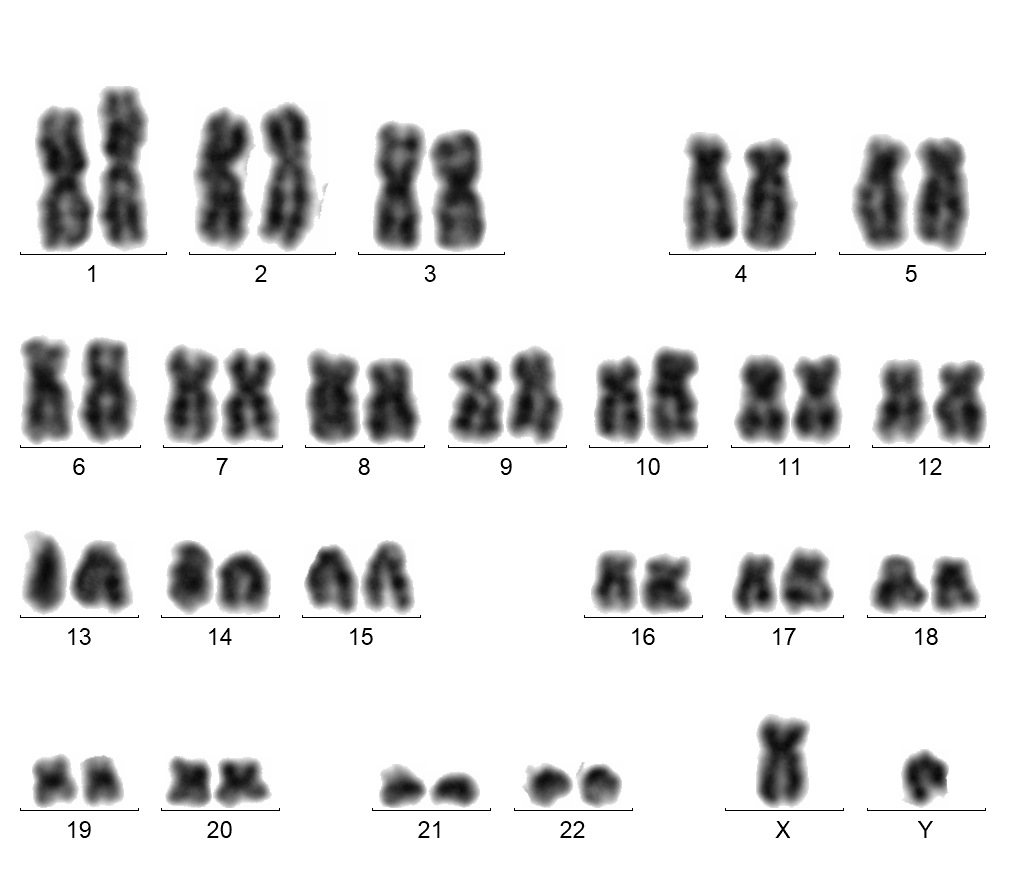
#> input picture data/image/k/8129A.001.K.TIF, 1016 x 896 px, found by its file name; its folder holds only this picture in this run
$ jupyter execute --allow-errors image_process.ipynb
#> lines starting #> are read from the running program, lines starting #| are printed output that depends on the picture; after the words box and inside, x2 and y2 are one past the last pixel; in counts of white or black regions, pixels touching at a corner belong together
### data/utils.py
import cv2
import numpy as np

# [15 lines left out: functions show_spec_area, crop_a, not called in this run]

def clean_box_num(image):
    img = image.copy()
    x, y = img.shape[:2]
    low_idxs, y_sum = [], []
    for i in range(x):
        y_sum.append(sum(img[i, :])/y)
        if y_sum[-1] < 100:
            low_idxs.append(i)

    for low_idx in low_idxs:
        img[low_idx:low_idx+40, :] = 255

    return img

# [19 lines left out: functions calc_bottom_pt, get_cls_from_pt, not called in this run]

def threshold_segm(image, threshold=254):
    img = image.copy()
    img = clean_box_num(img)
    img[img==0] = 255

    return 255*(img<threshold).astype(np.uint8)

def fill_holes(mask):
    im = cv2.copyMakeBorder(mask, 1, 1, 1, 1, cv2.BORDER_CONSTANT, value=0)
    im_fill = im.copy()
    h, w = im.shape[:2]
    mask = np.zeros((h+2, w+2), np.uint8)
    cv2.floodFill(im_fill, mask, (0, 0), 255)
    im_fill_inv = cv2.bitwise_not(im_fill)
    im_out = im | im_fill_inv
    return im_out[1:-1, 1:-1]

### data/image_process.ipynb
[cell 1]
import os
import cv2
import glob
import numpy as np
import matplotlib.pyplot as plt

import utils
import orb

[cell 2]
cv2.__version__

[cell 3]
# 8730A.097.A.TIF
# 8619A.004.A.TIF

root = '/data1/huangkaibin/Data/karyotype/origin/data'
target = "/data1/huangkaibin/Data/karyotype/origin_split/"

patient_info, img_a, img_k = [], [], []

for name in os.listdir(root):
    if "A.TIF" in name:
        img_a.append(name)
    elif "K.TIF" in name:
        img_k.append(name)
    else:
        patient_info.append(name)

img_a.sort()
img_k.sort()

[cell 4]
for name in img_a:
    os.system("cp {} {}".format(os.path.join(root, name), os.path.join(target, 'a', name)))

[cell 5]
for name in img_k:
    os.system("cp {} {}".format(os.path.join(root, name), os.path.join(target, 'k', name)))

[cell 6]
print(f"number of image pair A: {len(img_a)} / K: {len(img_k)}")

# check pair
for na in img_a:
    nk = na.replace("A.TIF", "K.TIF")
    if not nk in img_k:
        os.system("rm {}".format(os.path.join(target, 'a', na)))

# info show
# num of image
#> (the rest of this cell did not finish here and is left out)

[cell 7]
root = '/data1/huangkaibin/Data/karyotype/origin_split/'

#> (the rest of this cell did not finish here and is left out)

[cell 8]
img_crop_path = '/data1/huangkaibin/Data/karyotype/origin_split/a_crop/'

#> (the rest of this cell did not finish here and is left out)

[cell 9]
img_path = '/data1/huangkaibin/Data/karyotype/origin_split/a/'
img = cv2.imread(os.path.join(img_path, '8602A.121.A.TIF'))
#> (the rest of this cell did not finish here and is left out)

[cell 10]
def orb_match(src, tar):
    detector = cv2.ORB_create(10000)
    kpts1 = detector.detect(src, None)
    kpts2 = detector.detect(tar, None)

    descriptor = cv2.xfeatures2d.BEBLID_create(0.75)

    kpts1, desc1 = descriptor.compute(src, kpts1)
    kpts2, desc2 = descriptor.compute(tar, kpts2)

    matcher = cv2.DescriptorMatcher_create(cv2.DescriptorMatcher_BRUTEFORCE_HAMMING)
    nn_matches = matcher.knnMatch(desc1, desc2, 2)

    return kpts1, kpts2, nn_matches

[cell 11]
def surf_match(src, tar):
    detector = cv2.xfeatures2d.SURF_create(10000)
    kpts1, desc1 = surf.detectAndCompute(src, None)
    kpts2, desc2 = surf.detectAndCompute(tar, None)

    matcher = cv2.DescriptorMatcher_create(cv2.DescriptorMatcher_BRUTEFORCE_HAMMING)
    nn_matches = matcher.knnMatch(desc1, desc2, 2)

    return kpts1, kpts2, nn_matches

[cell 12]
import skimage
from skimage.measure import label, regionprops

# 分割k图的染色体 并且处理粘连的子染色体
img_k_path = '/data1/huangkaibin/Data/karyotype/origin_split/k/'
img_k_name = sorted(list(os.listdir(img_k_path)))

img_sub_k_path = '/data1/huangkaibin/Data/karyotype/origin_split/sub_k_221216/'
os.makedirs(img_sub_k_path, exist_ok=True)

for name in img_k_name:
    img = cv2.imread(os.path.join(img_k_path, name), 0)
#> img is the input picture: shape (896, 1016); min 0, max 255, mean 225.1

#     cls_bottom_pts = utils.calc_bottom_pt(img)

    i = 1

    msk = utils.threshold_segm(img, 250)
#> after the loop in clean_box_num, `for i in range(x):`: low_idxs = [254, 447, 617, 810]; y_sum = 896 values, max 255 at index 0, min 45.18 at index 447, mean 225.1
#> the loop in clean_box_num, `for low_idx in low_idxs:` made 4 passes
#> low_idx on passes 1 to 4: 254, 447, 617, 810
#> after the loop in clean_box_num, `for low_idx in low_idxs:`:
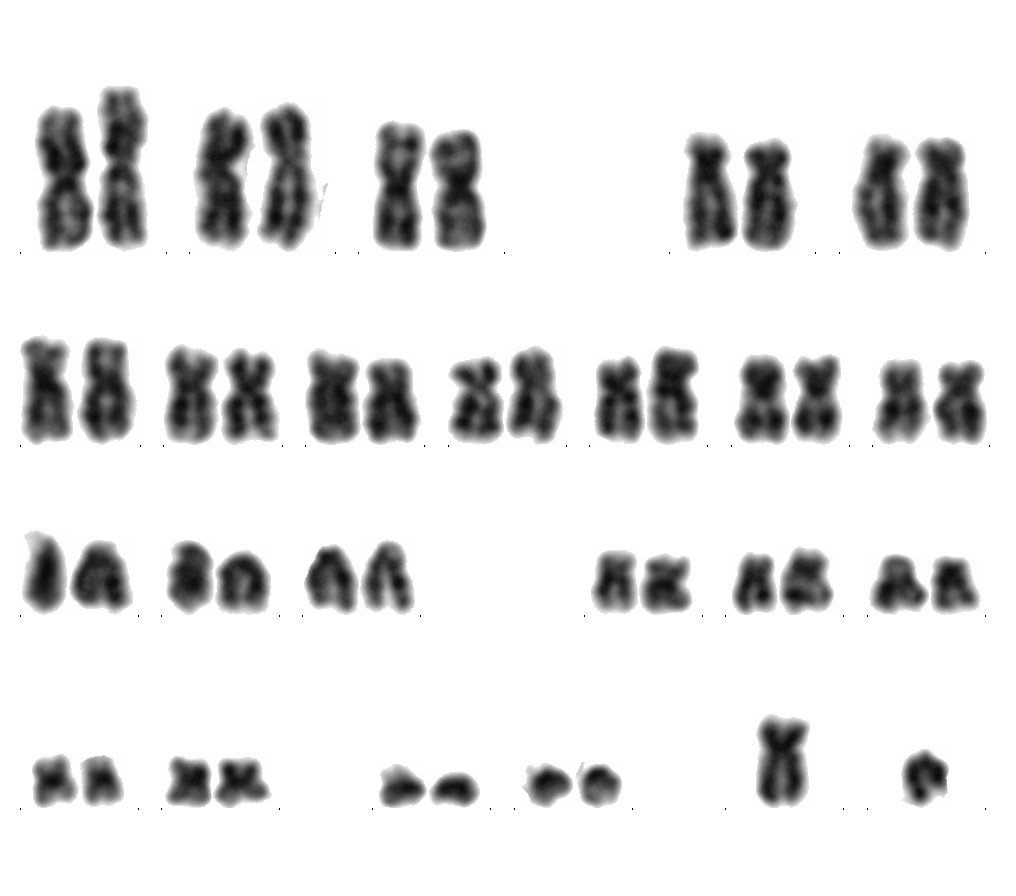
#> img: shape (896, 1016); 0.68% of pixels changed, all inside (x1, y1, x2, y2) = (20, 254, 990, 838)
#> in threshold_segm, `img[img==0] = 255`: img: shape (896, 1016); 0.01% of pixels changed, all inside (x1, y1, x2, y2) = (20, 252, 990, 810)
#> in threshold_segm, `return 255*(img<threshold).astype(np.uint8)`:
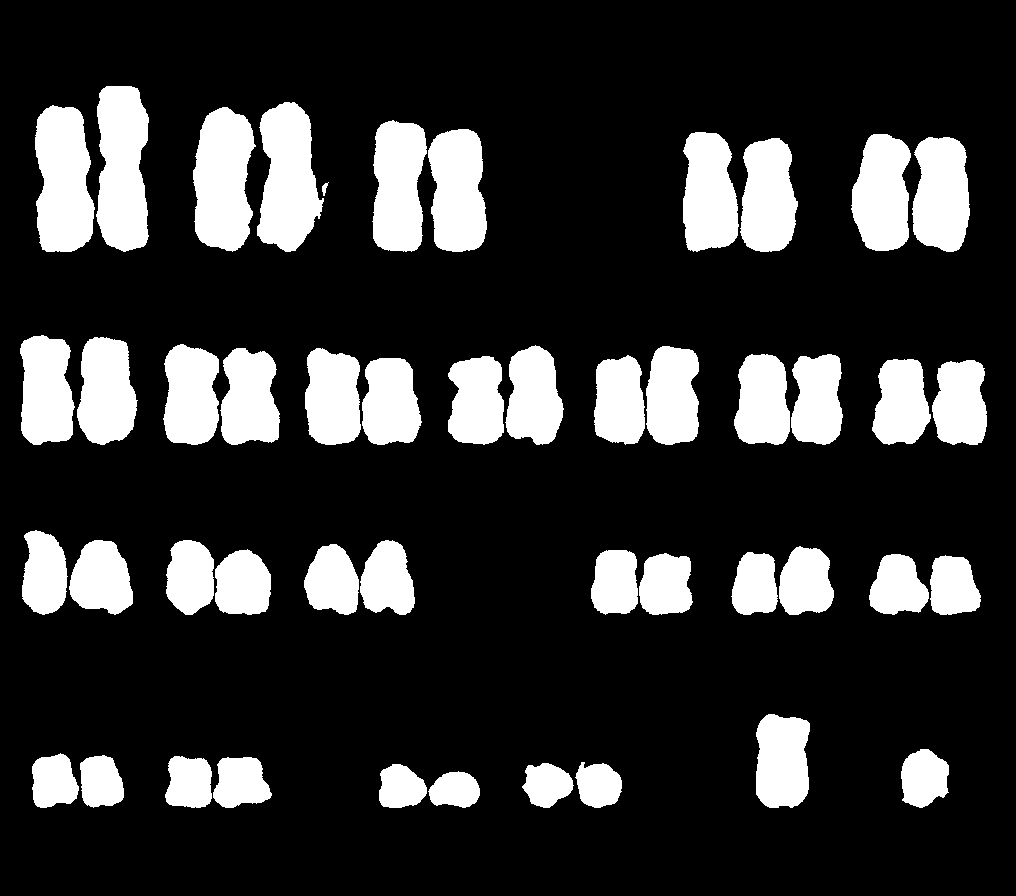
#> returned value: shape (896, 1016); 19.6% white; 47 white regions, largest, box (x1, y1, x2, y2) and area: (96, 86, 149, 252) 7241, (35, 105, 95, 252) 7094, (193, 107, 256, 252) 7018

    for prop in regionprops(label(msk)):
#         sub_img = utils.show_spec_area(img, prop.bbox, 255)
#         sub_msk = utils.show_spec_area(msk, prop.bbox, 0)
#         cls = utils.get_cls_from_pt(cls_bottom_pts, prop.bbox)
        sub_img = img[prop.bbox[0]:prop.bbox[2], prop.bbox[1]:prop.bbox[3]]
        sub_msk = msk[prop.bbox[0]:prop.bbox[2], prop.bbox[1]:prop.bbox[3]]
        if sub_msk.sum()/255 > 200:
# [4 lines of commented-out code are left out]
            sub_msk = utils.fill_holes(sub_msk)

            kernel = np.ones((5, 5), np.uint8)
            erode_mask = cv2.erode(sub_msk, kernel)

            labels = label(erode_mask)
            props  = regionprops(labels)

            if len(props) > 1:

                obj_ids = np.unique(labels)
                obj_ids = obj_ids[1:]
                labels = labels == obj_ids[:, None, None]

                for l in labels:
                    l = cv2.dilate(255*l.astype(np.uint8), kernel)
                    px, py = np.where(l)
                    px.sort()
                    py.sort()

                    if l.sum()/255 > 200:
                        cv2.imwrite(
                            os.path.join(img_sub_k_path, name.replace('.TIF', f'.{str(i).zfill(3)}.TIF')),
                                    sub_img[px[0]:px[-1], py[0]:py[-1]])
                        cv2.imwrite(
                            os.path.join(img_sub_k_path, name.replace('.TIF', f'.{str(i).zfill(3)}_msk.TIF')),
                                    sub_msk[px[0]:px[-1], py[0]:py[-1]])
                        i += 1
            else:
                cv2.imwrite(os.path.join(img_sub_k_path, name.replace('.TIF', f'{str(i).zfill(2)}.TIF')), sub_img)
                cv2.imwrite(os.path.join(img_sub_k_path, name.replace('.TIF', f'{str(i).zfill(2)}_msk.TIF')), sub_msk)
                i += 1
#> this loop made 47 passes
#> (h in fill_holes, w in fill_holes) on passes 1, 2, 3, 4, 5, 6, 7, 8, 9, 10, 12, 13: (168, 55), (152, 69), (149, 62), (147, 65), (134, 57), (125, 61), (122, 58), (119, 62), (117, 60), (116, 60), (112, 57), (110, 63)
#> pass 1, `sub_img = img[prop.bbox[0]:prop.bbox[2], prop.bbox[1]:prop.bbox[3]]`:
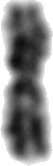
#> sub_img: shape (166, 53); min 10, max 254, mean 135.8
#> pass 1, `sub_msk = msk[prop.bbox[0]:prop.bbox[2], prop.bbox[1]:prop.bbox[3]]`:
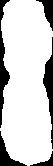
#> sub_msk: shape (166, 53); 82.3% white; 5 black regions, box (x1, y1, x2, y2) and area: (0, 0, 10, 128) 496, (43, 37, 53, 149) 452, (0, 131, 27, 166) 285, (36, 0, 53, 31) 220, (30, 151, 53, 166) 104
#> pass 1, in fill_holes, `im = cv2.copyMakeBorder(mask, 1, 1, 1, 1, cv2.BORDER_CONSTANT, value=0)`:
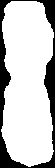
#> im: shape (168, 55); 78.4% white; 1 black region, box (x1, y1, x2, y2) and area: (0, 0, 55, 168) 1999
#> after the loop:
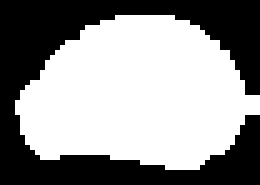
#> erode_mask: shape (37, 52) (shown 5 times larger); 57.4% white; 1 black region, box (x1, y1, x2, y2) and area: (0, 0, 52, 37) 819
#> after the loop:
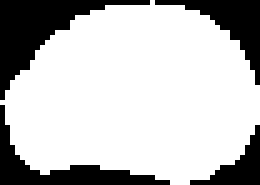
#> sub_msk: shape (37, 52) (shown 5 times larger); 74.7% white; 4 black regions, box (x1, y1, x2, y2) and area: (0, 0, 30, 20) 189, (0, 21, 34, 37) 128, (31, 0, 52, 17) 108, (38, 25, 52, 37) 62
#> after the loop, i = 47; kernel = [[1, 1, 1, 1, 1], [1, 1, 1, 1, 1], [1, 1, 1, 1, 1], [1, 1, 1, 1, 1], [1, 1, 1, 1, 1]]
